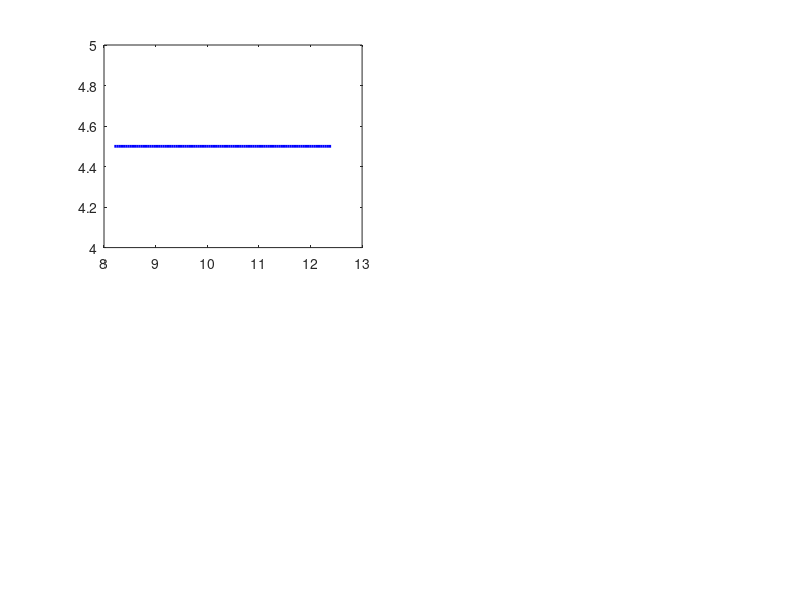

The MATLAB source for this figure: (Note: this script raises an error after producing the figure.)
clear; clc; close all;

%% ========================================================================
%  WR90: NRW method — extract epsilon and mu from S11 and S21
%% ========================================================================

%% Physical constants
c0  = 299792458;    % [m/s]
mu0 = 4*pi*1e-7;    % [H/m]

%% WR90 waveguide
a  = 22.86e-3;      % [m]
kc = pi / a;        % [rad/m]

%% Sample thickness
d = 5e-3;           % [m]

%% Surrounding medium (air)
mu1  = 1;
eps1 = 1;

%% True values (reference)
eps_real_ref = 4.5;
eps_img_ref  = 4.5 * 0.025;          % = 0.1125
eps2_ref     = eps_real_ref - 1j*eps_img_ref;
mu_real_ref  = 1.0;
mu_img_ref   = 0.0;
mu2_ref      = mu_real_ref - 1j*mu_img_ref;

%% Frequencies — keep everything as row vectors (1×N)
f  = linspace(8.2e9, 12.4e9, 100);  % row vector
w  = 2*pi*f;
k0 = w / c0;

%% ========================================================================
%  STEP 1 — Analytical S11 and S21 for a slab in waveguide
%% ========================================================================

% kz in air and in material  (choose branch: real part >= 0)
kz1 = sqrt(k0.^2 * (mu1*eps1)         - kc^2);
kz2 = sqrt(k0.^2 * (mu2_ref*eps2_ref) - kc^2);

% Enforce correct branch: Re(kz) >= 0
kz1 = conj(kz1) .* (real(kz1) < 0) + kz1 .* (real(kz1) >= 0);
kz2 = conj(kz2) .* (real(kz2) < 0) + kz2 .* (real(kz2) >= 0);

% Wave impedances in waveguide: eta = omega*mu0*mu / kz
eta1 = w * mu0 * mu1     ./ kz1;
eta2 = w * mu0 * mu2_ref ./ kz2;

% Interface reflection coefficient
Gamma_true = (eta2 - eta1) ./ (eta2 + eta1);

% Round-trip propagation factor
P_true = exp(-1j .* kz2 .* d);

% Analytical S-parameters
denom = 1 - Gamma_true.^2 .* P_true.^2;
S11   = Gamma_true .* (1 - P_true.^2) ./ denom;
S21   = (1 - Gamma_true.^2) .* P_true ./ denom;

fprintf('Reference S-parameters computed.\n');
fprintf('  eps_real = %.4f\n', eps_real_ref);
fprintf('  eps_img  = %.4f\n', eps_img_ref);
fprintf('  mu_real  = %.4f\n', mu_real_ref);
fprintf('  mu_img   = %.4f\n\n', mu_img_ref);

%% ========================================================================
%  STEP 2 — NRW inversion
%% ========================================================================

%% x = (1 - S21^2 + S11^2) / (2*S11)
x_nrw = (1 - S21.^2 + S11.^2) ./ (2 .* S11);

%% Gamma: choose root with |Gamma| <= 1
Gamma1 = x_nrw + sqrt(x_nrw.^2 - 1);
Gamma2 = x_nrw - sqrt(x_nrw.^2 - 1);

Gamma = zeros(1, length(f));
for n = 1:length(f)
    if abs(Gamma2(n)) <= abs(Gamma1(n))
        Gamma(n) = Gamma2(n);
    else
        Gamma(n) = Gamma1(n);
    end
end

%% P
P = (S11 + S21 - Gamma) ./ (1 - Gamma .* (S11 + S21));

%% kz2 from P = exp(-j*kz2*d)
% log(P) = -j*kz2*d  =>  kz2 = j*log(P)/d
% Enforce Re(kz2) >= 0 for physical solution
kz2_nrw = 1j .* log(P) ./ d;

% If real part is negative, take conjugate (flip branch)
neg = real(kz2_nrw) < 0;
kz2_nrw(neg) = -kz2_nrw(neg);

%% eta2 from Gamma definition: Gamma = (eta2-eta1)/(eta2+eta1)
eta1_nrw = w * mu0 * mu1 ./ kz1;
eta2_nrw = eta1_nrw .* (1 + Gamma) ./ (1 - Gamma);

%% mu_r = eta2 * kz2 / (omega * mu0)
mu_r_nrw = eta2_nrw .* kz2_nrw ./ (w * mu0);

%% eps_r from dispersion: kz2^2 = k0^2*eps*mu - kc^2
eps_r_nrw = (kz2_nrw.^2 + kc^2) ./ (k0.^2 .* mu_r_nrw);

%% ========================================================================
%  STEP 3 — Extract real and imaginary parts
%% ========================================================================

eps_real_nrw =  real(eps_r_nrw);
eps_img_nrw  = -imag(eps_r_nrw);
mu_real_nrw  =  real(mu_r_nrw);
mu_img_nrw   = -imag(mu_r_nrw);

%% ========================================================================
%  STEP 4 — Console display
%% ========================================================================

fprintf('=============================================================\n');
fprintf('  NRW Results (mean over frequency)\n');
fprintf('=============================================================\n');
fprintf('  %-12s | %-12s | %-12s\n', 'Parameter', 'NRW', 'Reference');
fprintf('  ------------+-------------+-------------\n');
fprintf('  %-12s | %-12.6f | %-12.6f\n', 'eps_real', mean(eps_real_nrw), eps_real_ref);
fprintf('  %-12s | %-12.6f | %-12.6f\n', 'eps_img',  mean(eps_img_nrw),  eps_img_ref);
fprintf('  %-12s | %-12.6f | %-12.6f\n', 'mu_real',  mean(mu_real_nrw),  mu_real_ref);
fprintf('  %-12s | %-12.6f | %-12.6f\n', 'mu_img',   mean(mu_img_nrw),   mu_img_ref);
fprintf('  ------------+-------------+-------------\n');
fprintf('\nDone!\n');

%% ========================================================================
%  STEP 5 — Plots
%% ========================================================================

f_GHz = f / 1e9;   % still a row vector

figure('Name','NRW Results','NumberTitle','off');

subplot(2,2,1);
plot(f_GHz, eps_real_nrw, 'b-', 'LineWidth', 2); hold on;
yline(eps_real_ref, 'r--', 'LineWidth', 1.5);
xlabel('Frequency [GHz]'); ylabel('\epsilon''');
title('Real part of \epsilon');
legend('NRW','Reference','Location','best'); grid on;

subplot(2,2,2);
plot(f_GHz, eps_img_nrw, 'b-', 'LineWidth', 2); hold on;
yline(eps_img_ref, 'r--', 'LineWidth', 1.5);
xlabel('Frequency [GHz]'); ylabel('\epsilon''''');
title('Imaginary part of \epsilon');
legend('NRW','Reference','Location','best'); grid on;

subplot(2,2,3);
plot(f_GHz, mu_real_nrw, 'b-', 'LineWidth', 2); hold on;
yline(mu_real_ref, 'r--', 'LineWidth', 1.5);
xlabel('Frequency [GHz]'); ylabel('\mu''');
title('Real part of \mu');
legend('NRW','Reference','Location','best'); grid on;

subplot(2,2,4);
plot(f_GHz, mu_img_nrw, 'b-', 'LineWidth', 2); hold on;
yline(mu_img_ref, 'r--', 'LineWidth', 1.5);
xlabel('Frequency [GHz]'); ylabel('\mu''''');
title('Imaginary part of \mu');
legend('NRW','Reference','Location','best'); grid on;

sgtitle('NRW Method — Extracted \epsilon and \mu vs Reference');
